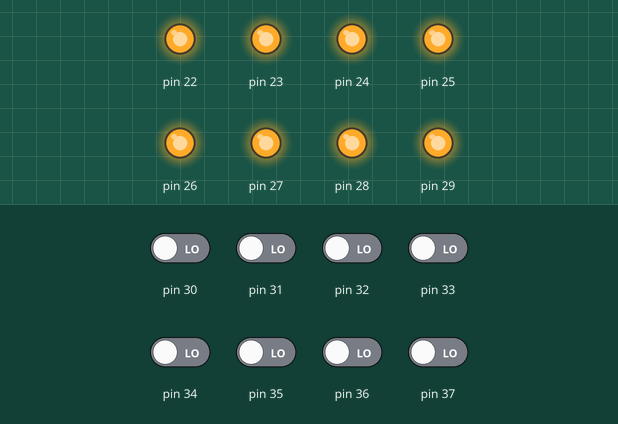
Bench run of a sketch on a simulated Arduino Mega 2560, built with avr-gcc and run on an emulated ATmega2560. Parts: output pins drawn as LEDs (lit = HIGH). The inputs (shaded band) are chosen by the test bench; at power-on: pin 30–37 LOW.

Above: at 0.1 s.
Timing chart, 0 to 1.6 s (numbered marks = the images above):
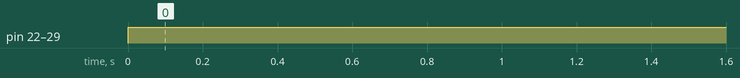

Measured:
- by itself, pin 22–29: LOW → HIGH at 0.00 s

The sketch:

Tonausgabe_O_Tannenbaum_29042019.ino
```cpp
long unterschied = 0;
long interval = 1000;
long start = 0;
int takt = 1846;      //LÃ¤nge des Takts festlegen. BPM von Clocks 130. -> 1846 ms Taktlänge
int resetT = 30;

byte rows = 0;
int ges = 0;
//Nummerierung für spalten und Reihen vereinfachen
byte sr1 = B01111111;
byte sr2 = B10111111;
byte sr3 = B11011111;
byte sr4 = B11101111;
byte sr5 = B11110111;
byte sr6 = B11111011;
byte sr7 = B11111101;
byte sr8 = B11111110;

byte reihen[8] = {sr1, sr2, sr3, sr4, sr5, sr6, sr7, sr8};

void setup() {
  DDRC = B00000000;       // Direction Register für Port C. Acht Nullen bedeuten, dass alle Pins auf Input gesetzt werden.
  DDRA = B11111111;       // Entsprechend für port A. Alle Pins  werden auf Output gesetzt.
}

void loop() {

clocks();
//lied();
//testen();

}

void ton(int reihe, int spalte, int val){
  unterschied = 0;
  start = millis();
  while(unterschied<=val) {
    unterschied = millis()-start;
    spielen(reihen[reihe],reihen[spalte]);
  }
}
//Dienst um einen Ton auszugeben mit den Ãœbergabeparametern reihe und spalte
void spielen(byte reihe, byte spalte) {
   if (PINC == reihe) {                 // PINC fragt den Zustand der auf Input gesetzten Pins am Port C ab.
   PORTA = spalte;                      // PORTA setzt den Zustand der auf Output gesetzten Pins am Port A auf 5V oder 0.
  } else {
    PORTA = B11111111;
    }
  }

//Dienst um eine bestimmte Note mit bestimmter Reihe und Spalte auszugeben  mit dem Ãœbergabeparameter fÃ¼r die LÃ¤nge des zu spielenden Tons
void c2(int val) {
  unterschied = 0;                        //unterschied auf 0 setzten
  start = millis();                       //start vor beginn der while Schleife auf die Millisekunden seit start des Sketches setzen
  while(unterschied<=val) {               //ÃœberprÃ¼fen ob Unterschied kleiner oder gleich der lÃ¤nge der Note
    unterschied = millis()-start;         //unterschied auf die millisekunden-start setzen
    spielen(sr4,sr6);                     //mit den Reihen und Spalten der note, diese Ã¼ber den Dienst spielen aufrufen
  }
}

void d2(int val) {
  unterschied = 0;
  start = millis();
  while(unterschied<=val) {
    unterschied = millis()-start;
    spielen(sr4,sr4);
  }
}

void e2(int val) {
  unterschied = 0;
  start = millis();
  while(unterschied<=val) {
    unterschied = millis()-start;
    spielen(sr4,sr2);
  }
}

void f3(int val) {
  unterschied = 0;
  start = millis();
  while(unterschied<=val) {
    unterschied = millis()-start;
    spielen(sr3,sr7);
  }
}

void g3(int val) {
  unterschied = 0;
  start = millis();
  while(unterschied<=val) {
    unterschied = millis()-start;
    spielen(sr3,sr5);
  }
}

void g2(int val) {
  unterschied = 0;
  start = millis();
  while(unterschied<=val) {
    unterschied = millis()-start;
    spielen(sr1,sr1);
  }
}

void a3(int val) {
  unterschied = 0;
  start = millis();
  while(unterschied<=val) {
    unterschied = millis()-start;
    spielen(sr3,sr3);
  }
}

void b3(int val) {
  unterschied = 0;
  start = millis();
  while(unterschied<=val) {
    unterschied = millis()-start;
    spielen(sr3,sr4);
  }
}
// ----- Noten für das Lied Clocks ------------
void es3(int val){
  unterschied = 0;
  start = millis();
  while(unterschied<=val) {
    unterschied = millis()-start;
    spielen(sr6,sr5);
  }
}

void ais3(int val){
  unterschied = 0;
  start = millis();
  while(unterschied<=val) {
    unterschied = millis()-start;
    spielen(sr3,sr4);
  }
}

void cis3(int val){
  unterschied = 0;
  start = millis();
  while(unterschied<=val) {
    unterschied = millis()-start;
    spielen(sr5,sr3);
  }
}

void as3(int val){
  unterschied = 0;
  start = millis();
  while(unterschied<=val) {
    unterschied = millis()-start;
    spielen(sr3,sr6);
  }
}

void c3(int val){
  unterschied = 0;
  start = millis();
  while(unterschied<=val) {
    unterschied = millis()-start;
    spielen(sr3,sr2);
  }
}

//Alle Spalten in allen Reihen auf 1 setzen
void set1(int val) {
  unterschied = 0;
  start = millis();
  while(unterschied<=val) {
    unterschied = millis()-start;
    spielen(sr1,B11111111);
    spielen(sr2,B11111111);
    spielen(sr3,B11111111);
    spielen(sr4,B11111111);
    spielen(sr5,B11111111);
    spielen(sr6,B11111111);
    spielen(sr7,B11111111);
    spielen(sr8,B11111111);
  }
}

//void spiele3(void note1,void note2,void note3, int t) {
  //ti = t/30;
  //for(int i = 0; i<=ti; i++) {
   // note1(10);
   // note2(10);
    //note3(10);
```

Coldplay_Clocks.ino
```cpp
void clocks() {
  es3(takt/8);
  ais3(takt/8);
  g3(takt/8);
  es3(takt/8);
  ais3(takt/8);
  g3(takt/8);
  es3(takt/8);
  ais3(takt/8);

  cis3(takt/8);
  ais3(takt/8);
  set1(resetT);
  f3(takt/8);
  cis3(takt/8);
  ais3(takt/8);
  f3(takt/8);
  cis3(takt/8);
  ais3(takt/8);

  cis3(takt/8);
  ais3(takt/8);
  set1(resetT);
  f3(takt/8);
  cis3(takt/8);
  ais3(takt/8);
  f3(takt/8);
  cis3(takt/8);
  ais3(takt/8);

  c3(takt/8);
  as3(takt/8);
  f3(takt/8);
  c3(takt/8);
  as3(takt/8);
  f3(takt/8);
  c3(takt/8);
  as3(takt/8);

}
```

Tonmatrix_testen.ino
```cpp
void testen(){

ton(0,6,(takt/4));
ton(1,6,(takt/4));
ton(2,6,(takt/4));
ton(3,6,(takt/4));
ton(4,6,(takt/4));
ton(5,6,(takt/4));
ton(7,6,(takt/4));
ton(6,6,(takt/4));
ton(0,0, (takt/4));

}
```

lied.ino
```cpp
void lied() {
  c2(takt/8);
  c2(takt/8);
  set1(resetT);
  f3(takt/2);
  set1(resetT);
  f3(takt/8);
  set1(resetT);
  f3(takt/2);
  set1(resetT);
  g3(takt/4);
  set1(resetT);
  a3(takt/2);
  set1(resetT);
  a3(takt/8);
  set1(resetT);
  a3(takt/2);
  set1(resetT);
  a3(takt/8);
  set1(resetT);
  g3(takt/4);
  a3(takt/4);
  set1(resetT);
  b3(takt/4);
  set1(resetT);
  e2(takt/4);
  g3(takt/4);
  set1(resetT);
  f3(takt/4);

  set1(takt);
}
```
